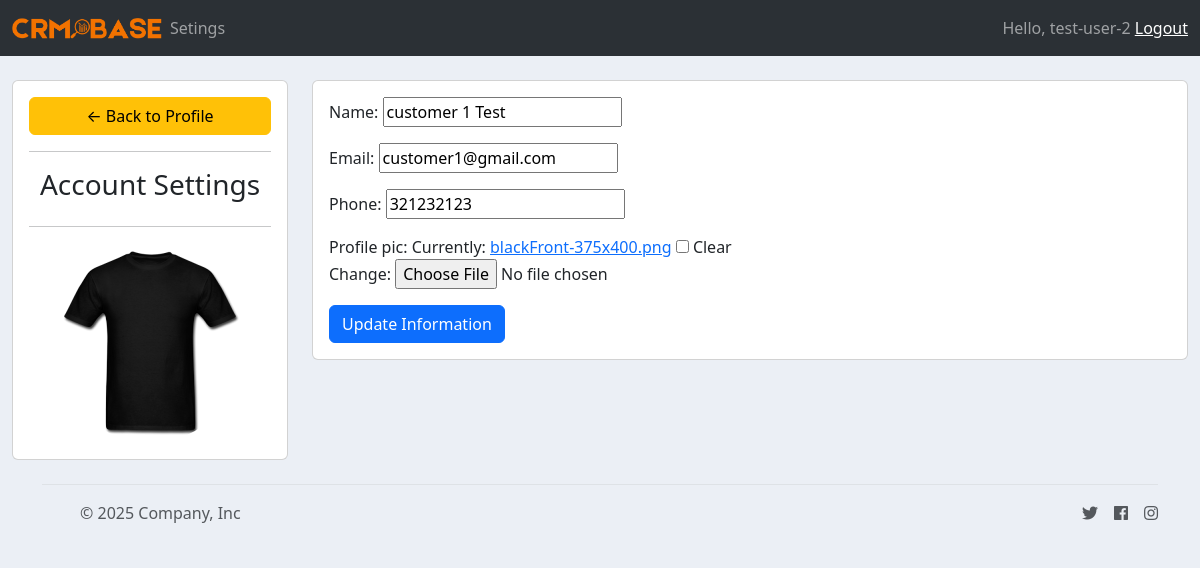
/account/ (signed in), run on the app's committed database.
### account/models.py (models this page shows, shortened)
class Customer(models.Model):
    user = models.OneToOneField(User,null=True,blank=True,on_delete=models.CASCADE)
    name = models.CharField(max_length=200,null=True)
    email = models.CharField(max_length=200,null=True)
    phone = models.CharField(max_length=200,null=True)
    profile_pic = models.ImageField(default="profile-2.png",null=True,blank=True)
    date_created = models.DateTimeField(auto_now_add=True,null=True)

### account/decorators.py (the view)
        def wrapper_func(request,*args,**kwargs):
            group = None
            if request.user.groups.exists():
                group = request.user.groups.all()[0].name
            if group in allowed_roles:
                return view_func(request,*args,**kwargs)
            else:
                return HttpResponse("You are not allowed to access this page")

### account/forms.py
class CustomerForm(ModelForm):
    class Meta:
        model = Customer
        fields = '__all__'
        exclude = ['user']

### account/views.py (called while the page is built)
@login_required(login_url="login")
@allowed_users(allowed_roles=['customer'])
def accountSettings(request):
    customer = request.user.customer
    form = CustomerForm(instance=customer)
    if request.method == 'POST':
        form = CustomerForm(request.POST,request.FILES,instance=customer)
        if form.is_valid():
            form.save()
    context = {'form':form}
    return render(request,'account/account_settings.html',context)

### account/templates/account/account_settings.html (shortened to what this page needs)
{% extends 'account/main.html' %} {% load static %} {% block content %}
<br />
<div class="row">
  <div class="col-md-3">
    <div class="card card-body">
      <a class="btn btn-warning" href="{% url 'home' %}"
        >&#8592; Back to Profile</a
      >
      <hr />
      <h3 class="text-center">Account Settings</h3>
      <hr />
      <img
        class="profile-pic"
        src="{{request.user.customer.profile_pic.url}}"
      />
    </div>
  </div>
  <div class="col-md-9">
    <div class="card card-body">
      <form method="post" action="" enctype="multipart/form-data">
        {% csrf_token %} {{form.as_p}}
        <input
          class="btn btn-primary"
          type="submit"
          value="Update Information"
        />
      </form>
    </div>
  </div>
</div>
{% endblock content %}

### account/templates/account/navbar.html (shortened to what this page needs)
{% load static %}
<nav class="navbar navbar-expand-lg bg-body-tertiary" data-bs-theme="dark">
  <div class="container-fluid">
    <img src="{% static 'images/logo.png' %}" width="150" />
    <div class="collapse navbar-collapse" id="navbarText">
      <ul class="navbar-nav me-auto mb-2 mb-lg-0">
        {% if request.user.is_staff %}
        <li class="nav-item">
          <a class="nav-link active" aria-current="page" href="{% url 'home' %}"
            >Dashboard</a
          >
        </li>
        <li class="nav-item">
          <a class="nav-link" href="{% url 'products' %}">Products</a>
        </li>
        {% else %}
        <li class="nav-item">
          <a class="nav-link" href="{% url 'account' %}">Setings</a>
        </li>
        {% endif %}
      </ul>
      <span class="navbar-text">
        <span>Hello, {{request.user}}</span>
        <a class="hello-msg" href="{% url 'logout' %}">Logout</a>
      </span>
    </div>
  </div>
</nav>

### static/css/main.css (style rules this page uses)
body { background-color: #ebeff5; }

### account/templates/account/account_settings.html (style rules this page uses)
.profile-pic { max-width: 200px; max-height: 200px; margin: 0 auto; border-radius: 50%; }

### data on the page
Customer: name "customer 1 Test", email "customer1@gmail.com", phone "321232123"

### other printed values
{{ request.user }} "test-user-2"
